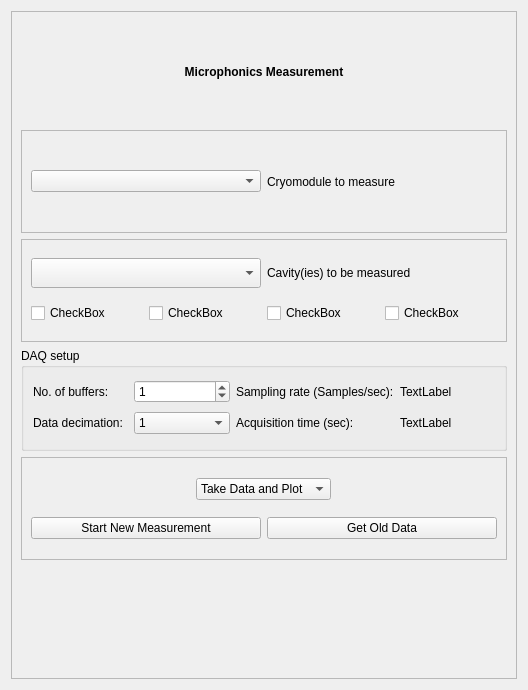
<?xml version="1.0" encoding="UTF-8"?>
<ui version="4.0">
 <class>Form</class>
 <widget class="QWidget" name="Form">
  <property name="geometry">
   <rect>
    <x>0</x>
    <y>0</y>
    <width>528</width>
    <height>690</height>
   </rect>
  </property>
  <property name="windowTitle">
   <string>Microphonics GUI</string>
  </property>
  <layout class="QVBoxLayout" name="verticalLayout_2">
   <item>
    <widget class="QFrame" name="frame">
     <property name="frameShape">
      <enum>QFrame::StyledPanel</enum>
     </property>
     <property name="frameShadow">
      <enum>QFrame::Raised</enum>
     </property>
     <layout class="QVBoxLayout" name="verticalLayout">
      <item>
       <widget class="QLabel" name="label_3">
        <property name="font">
         <font>
          <weight>75</weight>
          <bold>true</bold>
         </font>
        </property>
        <property name="text">
         <string>Microphonics Measurement</string>
        </property>
        <property name="textFormat">
         <enum>Qt::RichText</enum>
        </property>
        <property name="alignment">
         <set>Qt::AlignCenter</set>
        </property>
       </widget>
      </item>
      <item>
       <widget class="QFrame" name="frame_4">
        <property name="frameShape">
         <enum>QFrame::StyledPanel</enum>
        </property>
        <property name="frameShadow">
         <enum>QFrame::Raised</enum>
        </property>
        <layout class="QHBoxLayout" name="horizontalLayout">
         <item>
          <widget class="QComboBox" name="CMComboBox"/>
         </item>
         <item>
          <widget class="QLabel" name="label_2">
           <property name="text">
            <string>Cryomodule to measure</string>
           </property>
          </widget>
         </item>
        </layout>
       </widget>
      </item>
      <item>
       <widget class="QFrame" name="frame_2">
        <property name="minimumSize">
         <size>
          <width>259</width>
          <height>80</height>
         </size>
        </property>
        <property name="frameShape">
         <enum>QFrame::StyledPanel</enum>
        </property>
        <property name="frameShadow">
         <enum>QFrame::Raised</enum>
        </property>
        <layout class="QGridLayout" name="gridLayout">
         <item row="1" column="1">
          <widget class="QCheckBox" name="cb2">
           <property name="text">
            <string>CheckBox</string>
           </property>
          </widget>
         </item>
         <item row="1" column="2">
          <widget class="QCheckBox" name="cb3">
           <property name="text">
            <string>CheckBox</string>
           </property>
          </widget>
         </item>
         <item row="1" column="0">
          <widget class="QCheckBox" name="cb1">
           <property name="text">
            <string>CheckBox</string>
           </property>
          </widget>
         </item>
         <item row="1" column="3">
          <widget class="QCheckBox" name="cb4">
           <property name="text">
            <string>CheckBox</string>
           </property>
          </widget>
         </item>
         <item row="0" column="2" colspan="2">
          <widget class="QLabel" name="CavLabel">
           <property name="minimumSize">
            <size>
             <width>50</width>
             <height>0</height>
            </size>
           </property>
           <property name="maximumSize">
            <size>
             <width>16777215</width>
             <height>16777215</height>
            </size>
           </property>
           <property name="text">
            <string>Cavity(ies) to be measured</string>
           </property>
          </widget>
         </item>
         <item row="0" column="0" colspan="2">
          <widget class="QComboBox" name="CavComboBox">
           <property name="minimumSize">
            <size>
             <width>0</width>
             <height>30</height>
            </size>
           </property>
          </widget>
         </item>
        </layout>
       </widget>
      </item>
      <item>
       <widget class="QGroupBox" name="groupBox">
        <property name="title">
         <string>DAQ setup</string>
        </property>
        <layout class="QGridLayout" name="gridLayout_2">
         <item row="1" column="0">
          <widget class="QLabel" name="label_5">
           <property name="text">
            <string>Data decimation:</string>
           </property>
          </widget>
         </item>
         <item row="0" column="0">
          <widget class="QLabel" name="label_4">
           <property name="text">
            <string>No. of buffers:</string>
           </property>
          </widget>
         </item>
         <item row="1" column="2">
          <widget class="QLabel" name="label_7">
           <property name="text">
            <string>Acquisition time (sec):</string>
           </property>
          </widget>
         </item>
         <item row="0" column="1">
          <widget class="QSpinBox" name="spinBox_buffers">
           <property name="toolTip">
            <string>Increase for longer acquisition time</string>
           </property>
           <property name="value">
            <number>1</number>
           </property>
          </widget>
         </item>
         <item row="1" column="1">
          <widget class="QComboBox" name="comboBox_decimation">
           <property name="toolTip">
            <string>Reduces sampling rate, thus increases acquisition time</string>
           </property>
           <item>
            <property name="text">
             <string>1</string>
            </property>
           </item>
           <item>
            <property name="text">
             <string>2</string>
            </property>
           </item>
           <item>
            <property name="text">
             <string>4</string>
            </property>
           </item>
          </widget>
         </item>
         <item row="0" column="2">
          <widget class="QLabel" name="label_6">
           <property name="text">
            <string>Sampling rate (Samples/sec):</string>
           </property>
          </widget>
         </item>
         <item row="0" column="3">
          <widget class="QLabel" name="label_samplingrate">
           <property name="toolTip">
            <string>Default sampling rate is 2kS/s, modified by selected data decimation</string>
           </property>
           <property name="text">
            <string>TextLabel</string>
           </property>
          </widget>
         </item>
         <item row="1" column="3">
          <widget class="QLabel" name="label_acq_time">
           <property name="toolTip">
            <string>Acquisition time is dependent on number of buffers, data decimation and number of cavities selected</string>
           </property>
           <property name="text">
            <string>TextLabel</string>
           </property>
          </widget>
         </item>
        </layout>
       </widget>
      </item>
      <item>
       <widget class="QFrame" name="Selector">
        <property name="frameShape">
         <enum>QFrame::StyledPanel</enum>
        </property>
        <property name="frameShadow">
         <enum>QFrame::Raised</enum>
        </property>
        <layout class="QVBoxLayout" name="verticalLayout_3">
         <item alignment="Qt::AlignHCenter">
          <widget class="QComboBox" name="PlotComboBox">
           <property name="currentText">
            <string>Take Data and Plot</string>
           </property>
           <property name="currentIndex">
            <number>0</number>
           </property>
           <property name="maxVisibleItems">
            <number>3</number>
           </property>
           <item>
            <property name="text">
             <string>Take Data and Plot</string>
            </property>
           </item>
           <item>
            <property name="text">
             <string>Just Take Data</string>
            </property>
           </item>
          </widget>
         </item>
         <item>
          <layout class="QHBoxLayout" name="horizontalLayout_3">
           <item>
            <widget class="QPushButton" name="StrtBut">
             <property name="text">
              <string>Start New Measurement</string>
             </property>
            </widget>
           </item>
           <item>
            <widget class="QPushButton" name="OldDatBut">
             <property name="text">
              <string>Get Old Data</string>
             </property>
            </widget>
           </item>
          </layout>
         </item>
        </layout>
       </widget>
      </item>
      <item>
       <widget class="QLabel" name="AcqProg">
        <property name="text">
         <string/>
        </property>
        <property name="textFormat">
         <enum>Qt::PlainText</enum>
        </property>
        <property name="scaledContents">
         <bool>true</bool>
        </property>
       </widget>
      </item>
     </layout>
    </widget>
   </item>
  </layout>
 </widget>
 <resources/>
 <connections/>
</ui>
